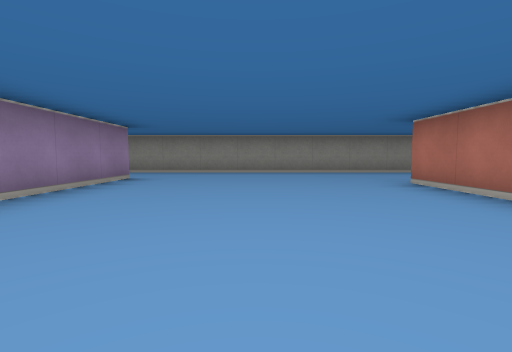
view 1 (above)

24 first-person views from a walk through a cub3D ray-caster map. The camera is about half as high as the walls, tilts 4° down and sees 85° across. The floor is counted in squares. Each view is taken from the middle of a square. On the plan, view 1 faces up. The plan holds only what a view shows up to about 9 squares ahead; the rest is blank.

view 2
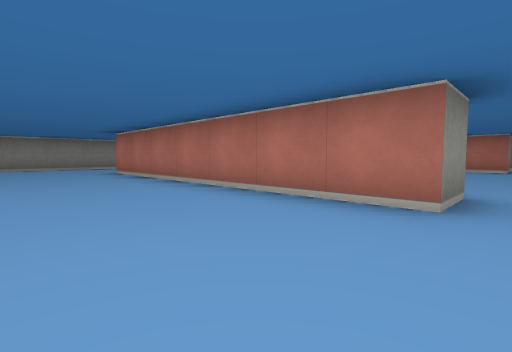

view 3
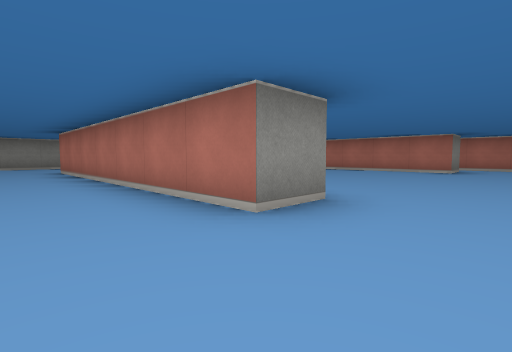

view 4
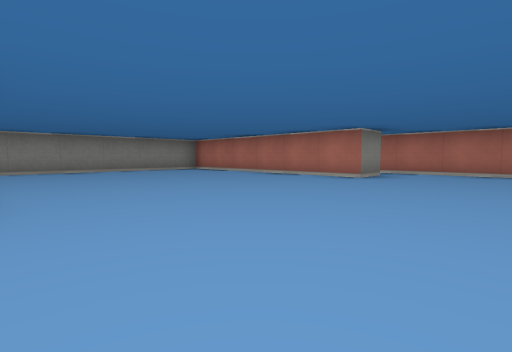

view 5
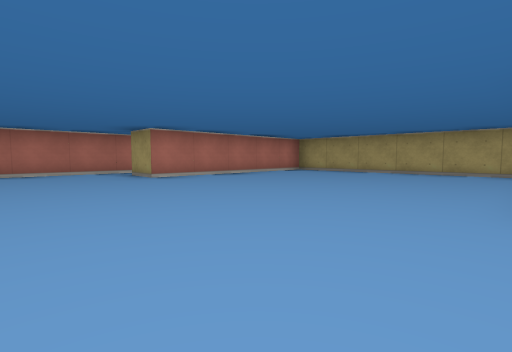

view 6
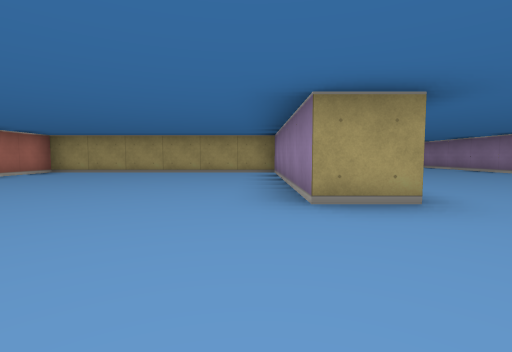

view 7
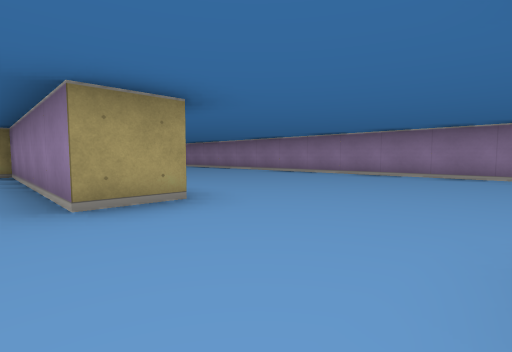

view 8
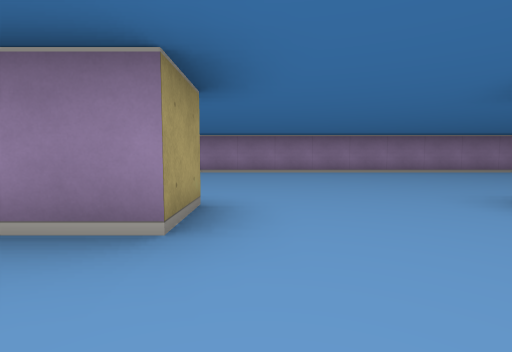

view 9
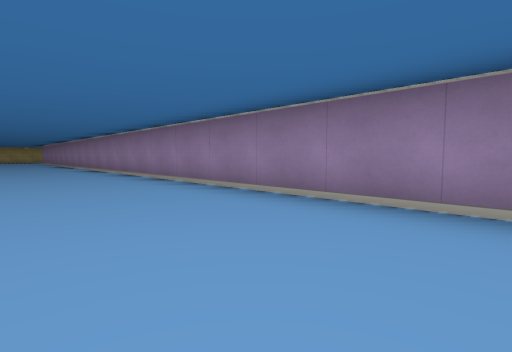

view 10
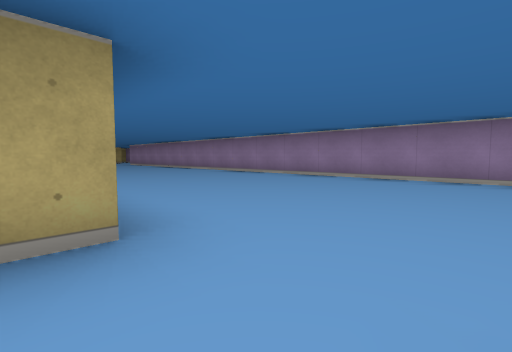

view 11
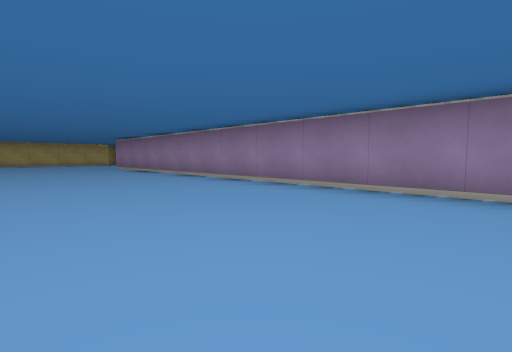

view 12
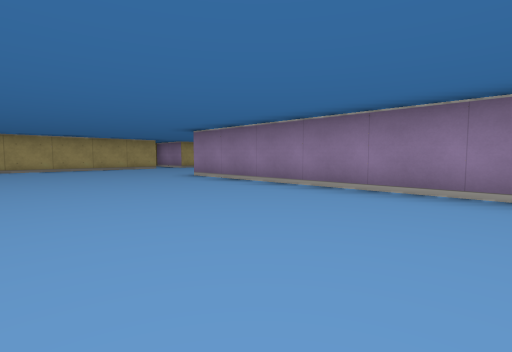

view 13
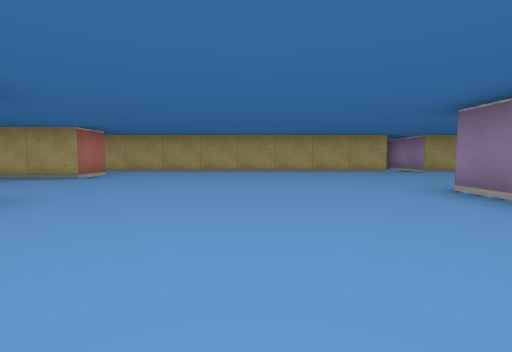

view 14
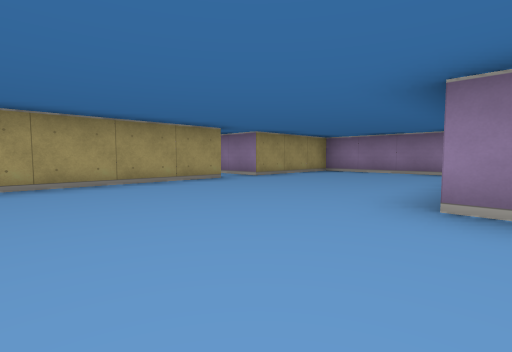

view 15
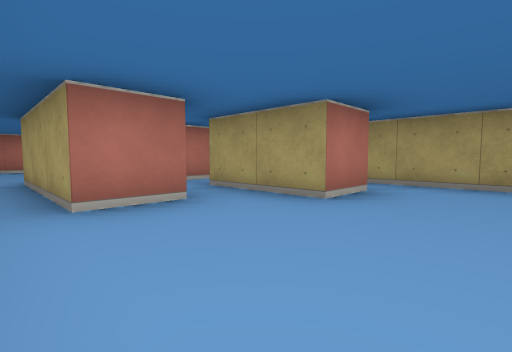

view 16
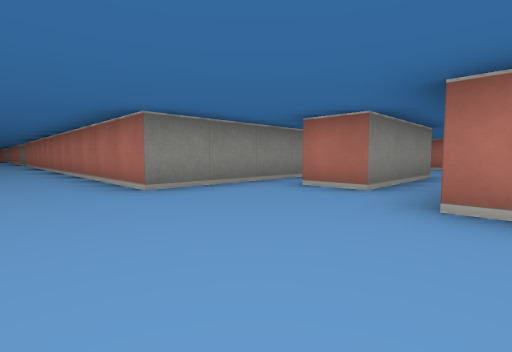

view 17
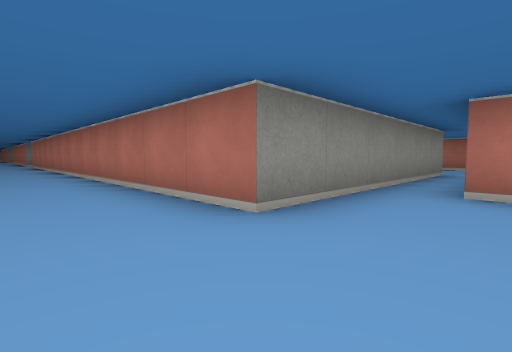

view 18
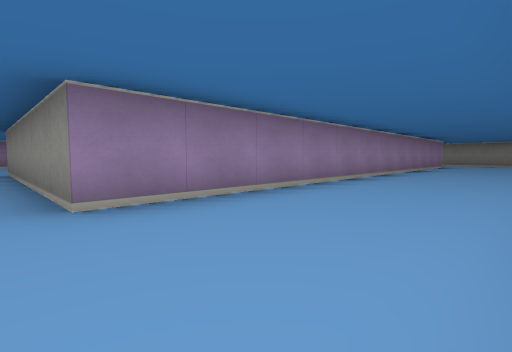

view 19
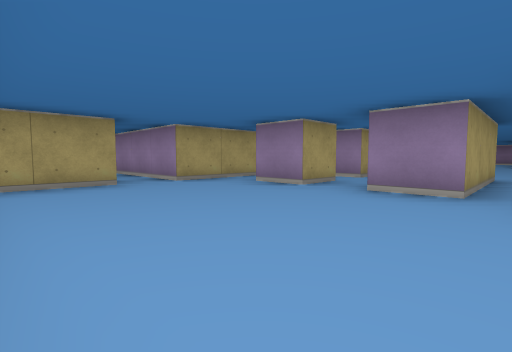

view 20
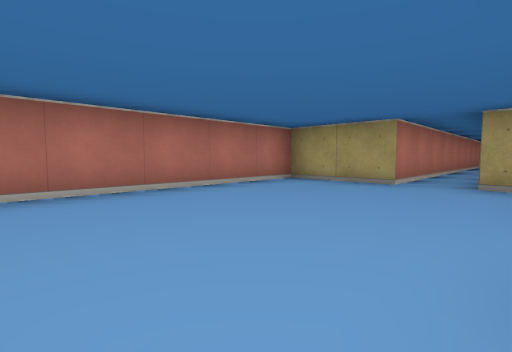

view 21
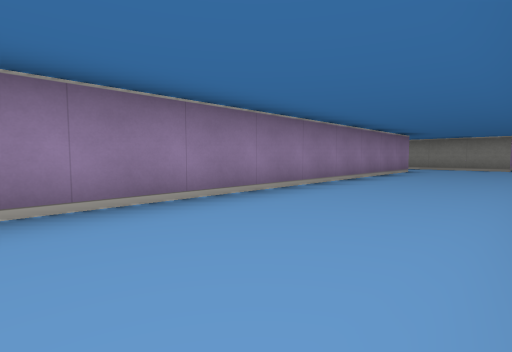

view 22
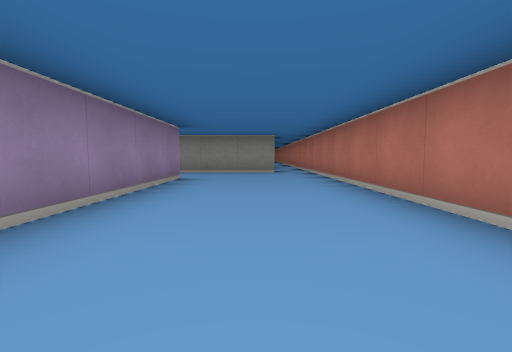

view 23
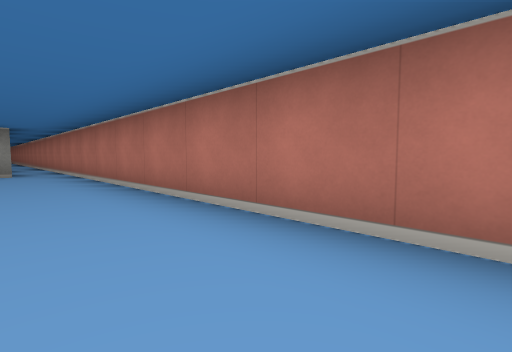

view 24
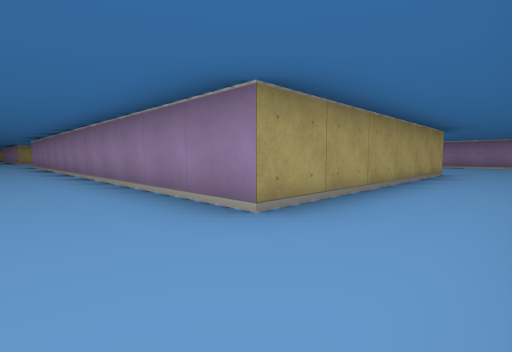

### Floor plan
Points are (right, up) in squares from view 1. A wall is a line through its corners. A room is listed if a view was taken in it or the views show most of it. See-through windows are left out.
Room 1 (views 1, 2, 3, 4, 5, 6, 7, 8, 9, 11, 12, 13, 14, 15, 16, 17)
walls: (2.4, -5.5) (3.5, -5.5) (3.5, -10.5) (9.5, -10.5) (9.5, -5.5) (10.5, -5.5); (3.6, -2.5) (2.5, -2.5) (2.5, 4.5); (11.5, -11.5) (11.5, -7.8); (11.5, -6) (11.5, -2); (10.6, -2.5) (9.5, -2.5) (9.5, 2.4); (8.4, 3.5) (4.4, 3.5); (-2.5, 5.5) (-2.5, -26.5); (4.2, 7.5) (-3.5, 7.5); (4.5, -25.5) (2.5, -25.5) (2.5, -15.8); (4.5, -27.5) (4.5, -26.5); (3.5, -29.6) (3.5, -28.5) (4.5, -28.5); (-7.5, -27.4) (-7.5, -30.5) (-4.5, -30.5) (-4.5, -32.1); (-3.6, -30.5) (4.1, -30.5)
ways out: opening at (3, -12.5) to room 2; opening at (4.5, -30) to room 2; opening at (5, -28) to room 2; opening at (5, -26) to room 2; opening at (11, -12) to room 2; opening at (-4, -32)
Room 2 (views 10, 18, 19, 20, 21, 22, 23, 24)
walls: (11.5, -19) (11.5, -11.5); (4.5, -26.5) (7.5, -26.5) (7.5, -27.5) (4.5, -27.5); (6.5, -29.2) (6.5, -28.5) (7.5, -28.5) (7.5, -29.5); (4.5, -28.5) (5.5, -28.5) (5.5, -29.1); (6.5, -30.5) (8.5, -30.5) (8.5, -33.5); (2.4, -13.5) (8.5, -13.5) (8.5, -25.5) (4.5, -25.5); (10.6, -11.5) (7.9, -11.5); (9.5, -37.2) (9.5, -30.5) (11.5, -30.5) (11.5, -24.9)
ways out: opening at (3, -12.5) to room 1; opening at (4.5, -30) to room 1; opening at (5, -28) to room 1; opening at (5, -26) to room 1; opening at (11, -12) to room 1

Positions as (right, up) in squares from view 1, and headings:
1: (0, 0), facing up
2: (0, -3), facing up-right
3: (1, -4), facing up-right
4: (4, -5), facing up-right
5: (4, -3), facing down-right
6: (4, -3), facing down
7: (4, -3), facing down-left
8: (5, -5), facing left
9: (0, -8), facing down-left
10: (3, -12), facing down-left
11: (1, -16), facing down-left
12: (1, -21), facing down-left
13: (0, -23), facing down
14: (0, -26), facing down-left
15: (2, -26), facing down-right
16: (1, -29), facing up-right
17: (1, -27), facing up-right
18: (11, -26), facing up-left
19: (11, -26), facing down-left
20: (8, -26), facing down-right
21: (11, -22), facing up-left
22: (10, -19), facing up
23: (10, -19), facing up-right
24: (10, -12), facing down-left
